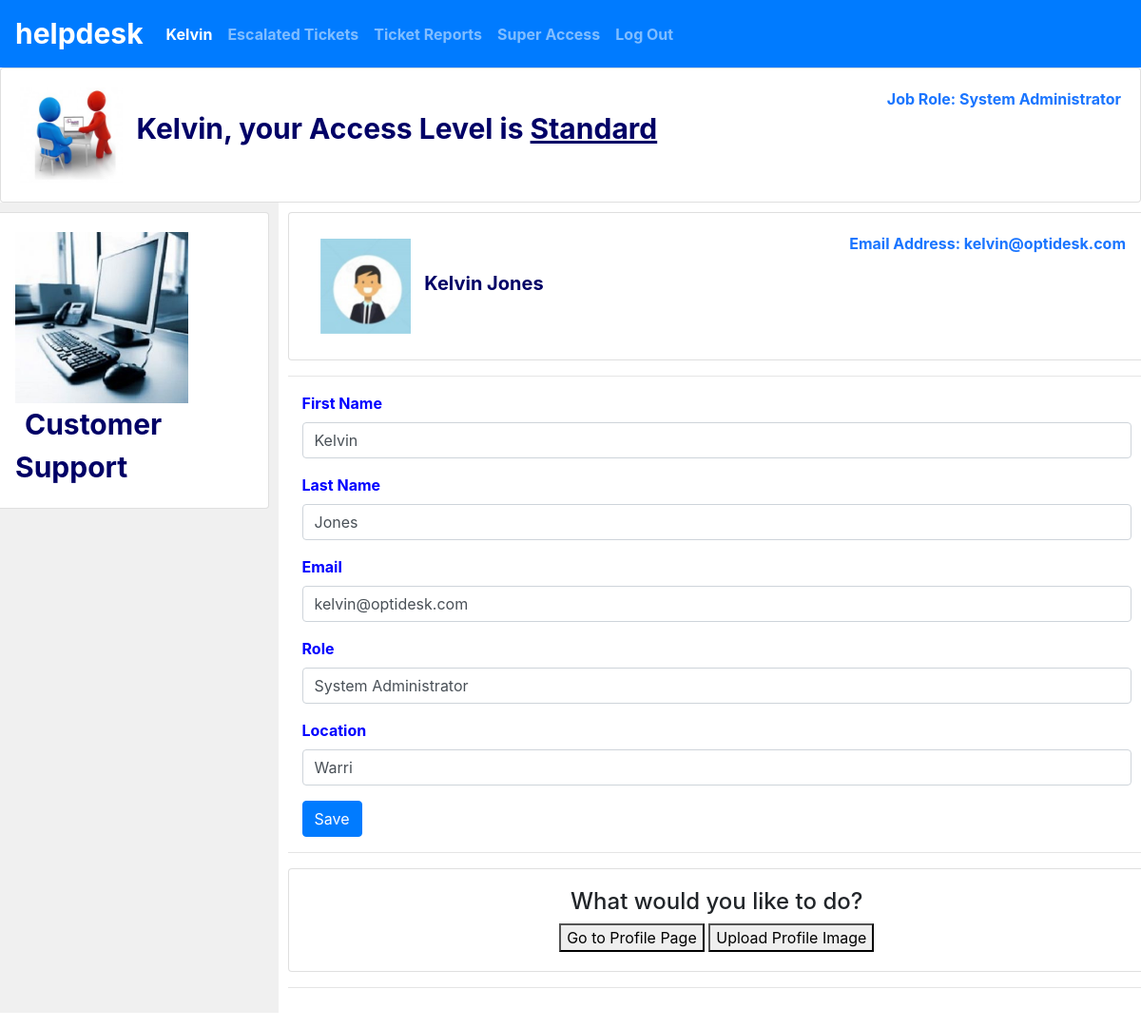
The page /account/kelvin (signed in) on the database its author committed.
### helpdesk/models.py (models this page shows, shortened)
class User(AbstractUser):
    pass
    ACCESS = (
        ('Regular', 'Regular'),
        ('Standard', 'Standard'),
        ('Admin', 'Admin')
    )
    access = models.CharField(max_length=15, choices=ACCESS, verbose_name="access", default="Regular")
    role = models.CharField(max_length=60)
    location = models.CharField(max_length=120, blank=True)

class Dynamics(models.Model):
    name = models.CharField(max_length=150)
    image = models.ImageField(upload_to='images', blank=True, null=True)

class Picture(models.Model):
    user = models.ForeignKey(User, on_delete=models.CASCADE, related_name='image_profile')
    image = models.ImageField(upload_to='images', null=True)

### helpdesk/views.py (the view, shortened to what this page needs)
# urls.py: path("account/<str:username>", views.account, name="account"),
def account(request, username):
    if request.user.is_authenticated:
        user = request.user
        user_picture = User.objects.get(username=user)
        pictures = Picture.objects.filter(user=user_picture)
        pictures_count = pictures.count()
        if pictures_count == 0:
            picture = Dynamics.objects.get(id=1)
        else:
            picture = pictures.first()
        if request.method == 'GET':
            profile = User.objects.get(username=username)
            if request.user.is_anonymous:
                return redirect("login")
            if profile.username == user.username:
                return render(request, "helpdesk/account.html", {
                    "picture": picture,
                    "support": Dynamics.objects.get(id=4),
                    "helpdesk": Dynamics.objects.get(id=2),
			        "profile": profile,
			    })
            else:
                return redirect("login")
    else:
        return redirect('index')

### helpdesk/templates/helpdesk/account.html (shortened to what this page needs)
{% extends "helpdesk/layout.html" %}
{% block body %}
{% include "helpdesk/profile_picture.html" %}
<hr />
<div class="container Account">
    <form action="{% url 'account' username=request.user %}" method="POST" >
        <div class="form-group">
            <label class="label-account"><strong>First Name</strong></label>
            <input class="form-control" type="text" name="first_name" placeholder="First Name" value="{{user.first_name|title}}">
        </div>
        <div class="form-group">
            <label class="label-account"><strong>Last Name</strong></label>
            <input class="form-control" type="text" name="last_name" placeholder="Last Name" value="{{user.last_name|title}}">
        </div>
        <div class="form-group">
            <label class="label-account"><strong>Email</strong></label>
            <input class="form-control" type="email" name="email" placeholder="Email" value="{{user.email}}">
        </div>
		<div class="form-group">
            <label class="label-account"><strong>Role</strong></label>
            <input class="form-control" type="text" name="role" placeholder="Role" value="{{user.role|title}}">
        </div>
        <div class="form-group">
            <label class="label-account"><strong>Location</strong></label>
            <input class="form-control" type="text" name="location" placeholder="Location" value="{{user.location|title}}">
        </div>
        <input class="btn btn-primary login-buttom save" type="submit" value="Save">
    </form>
</div>
<hr />
<div class="card">
    <div class="card-body">
	    <center>
		    <h4> What would you like to do?</h4>
	        <button onclick="window.location.href='{% url 'profile' username=request.user %}'"> Go to Profile Page</button>
            <button onclick="window.location.href='{% url 'add_image' %}'">Upload Profile Image</button>
        </center>
	</div>
</div>
<hr />
{% endblock %}

### helpdesk/templates/helpdesk/layout.html (shortened to what this page needs)
{% load static %}
<!DOCTYPE html>
<html lang="en">
<head>
    <link rel="stylesheet" href="https://stackpath.bootstrapcdn.com/bootstrap/4.5.0/css/bootstrap.min.css"
>
    <link href="https://use.fontawesome.com/releases/v5.13.0/css/all.css" rel="stylesheet">
    <link href="{% static 'helpdesk/styles.css' %}" rel="stylesheet">
</head>
<body>
{% include "helpdesk/head.html" %}
<div class="row" id="helpdesk">
<div class="sidebar col-lg-3 col-md-4">
{% with request.resolver_match.url_name as url_name %}
    {% if url_name == 'index' %}
        {% include "helpdesk/profile_picture.html" %}
            <hr />
        {% include "helpdesk/post_form.html" %}
		{% if user.is_authenticated %}
		    <hr />
        <center>
            <button type="button" class="btn btn-primary" onclick="window.location.href='{% url 'customer_view' %}'"> View or Register Customers</button>
        </center>
	        <hr />
        {% endif %}
	{% elif url_name == 'login' %}
        {% include "helpdesk/profile_picture.html" %}
	{% elif url_name == 'register' %}
        {% include "helpdesk/profile_picture.html" %}
	{% elif url_name == 'account' %}
        <div class="card">
            <div class="card-body">
                <img class="img-fluid" src="{{helpdesk.image.url}}" alt="Profile Picture" style="max-height:180px">
		        <strong class="no_profilename">Customer Support</strong>
            </div>
        </div>
    {% elif url_name == 'edit_customer' %}
		{% include "helpdesk/profile_picture.html" %}
	{% elif url_name == 'escalate' %}
	    {% include "helpdesk/profile_picture.html" %}
            <hr />
        {% include "helpdesk/post_form.html" %}
	{% elif url_name == 'user_view' %}
	    {% include "helpdesk/profile_picture.html" %}
            <hr />
	{% elif url_name == 'profile' %}
	    {% include "helpdesk/profile_account.html" %}
            <hr />
        {% include "helpdesk/profile_ticket.html" %}
    {% endif %}
{% endwith %}
</div>
<div class="main col-lg-9 col-md-8">
        {% block body %}
        {% endblock %}
</div>
</div>
</body>
</html>

### helpdesk/templates/helpdesk/head.html (shortened to what this page needs)
<nav class="navbar navbar-expand-lg navbar-dark bg-primary">
            <a class="navbar-brand" href="{% url 'index' %}"><b style="font-size:30px;">helpdesk</b></a>
            <div>
			{% with request.resolver_match.url_name as url_name %}
              <ul class="navbar-nav mr-auto">
                {% if user.is_authenticated %}
                    <li class="nav-item {% if url_name == 'profile' %}active{% endif %}" >
                        <a class="nav-link active" aria-current="page" href="{% url 'profile' user.username %}"><strong>{{ user.username|capfirst }}</strong></a>
                    </li>
                    <li class="nav-item {% if url_name == 'escalate' %}active{% endif %}">
                        <a class="nav-link" href="{% url 'escalate' %}"><strong>Escalated Tickets</strong></a>
                    </li>
					<li class="nav-item {% if url_name == 'view_reports' %}active{% endif %}">
                        <a class="nav-link" href="{% url 'view_reports' %}"><strong>Ticket Reports</strong></a>
                    </li>
				    {% if request.user.access != 'Regular' %}
		                <li class="nav-item {% if url_name == 'super' %}active{% endif %}">
                            <a class="nav-link" href="{% url 'super' %}"><strong>Super Access</strong></a>
                        </li>
				    {% endif %}
			        <li class="nav-item {% if url_name == 'logout' %}active{% endif %}">
                        <a class="nav-link" href="{% url 'logout' %}"><strong>Log Out</strong></a>
                    </li>
                {% endif %}
              </ul>
			{% endwith %}
            </div>
    </nav>
{% if user.is_authenticated %}
    <div class="card">
        <div class="card-body">
            <img class="img-fluid" src="{{support.image.url}}" alt="Profile Picture" style="max-height:100px">
		        <strong id="access_type">{{user.username|title}}, your Access Level is <u>{{user.access}}</u></strong>
		    <object align="right" class="profile_info">
		        <span class="btn-total-follow"><strong>Job Role: {{user.role}}</strong> </span>
		    </object>
        </div>
    </div>
{% endif %}

### helpdesk/templates/helpdesk/profile_picture.html (shortened to what this page needs)
{% if user.is_authenticated %}
    {% if request.user.first_name == "" %}
    <div class="card">
        <div class="card-body">
            <img class="img-fluid" src="{{picture.image.url}}" alt="Profile Picture" style="max-height:100px">
		    <strong class="no_profilename">Update your profile details and picture</strong>
		    <object align="right" class="profile_info">
		        <span class="btn-total-person"><strong>Email Address: {{user.email}}</strong> </span>
		    </object>
        </div>
    </div>
    {% else %}
	<div class="card">
        <div class="card-body">
            <a href="{% url 'profile' user.username %}" class="card-link btn btn-outline-helpdesk">
                <img class="img-fluid" src="{{picture.image.url}}" alt="Profile Picture" style="max-height:100px">
		        <strong id="profile_name">{{user.first_name|capfirst}} {{user.last_name|capfirst}}</strong>
			</a>
		    <object align="right" class="profile_info">
		        <span class="btn-total-person"><strong>Email Address: {{user.email}}</strong> </span>
		    </object>
        </div>
    </div>
    {% endif%}
{% endif%}

### helpdesk/static/helpdesk/styles.css (style rules this page uses)
body { margin: 0; background-color: white; }
.all_tickets, #profile_name { font-size:30px; }
#profile_name { font-size:20px; }
.no_profilename, #access_type { font-size:30px; }
.label-account { color:blue; }
.all_tickets, .profile_info, .title { color:#1a75ff; }
.main, #tickets-view, #summary-view { padding: 10px; }
.sidebar { background-color: #f0f0f0; padding: 10px; }
#profile_name, .no_profilename, #access_type, #admin_level { color:#000066; padding:10px; }

### rows shown on the page
User: username "Kelvin", access "Standard", role "System Administrator", first_name "Kelvin", last_name "Jones", email "kelvin@optidesk.com", location "Warri"
Dynamics: image (picture)
Dynamics: image (picture)
Picture: image (picture)
